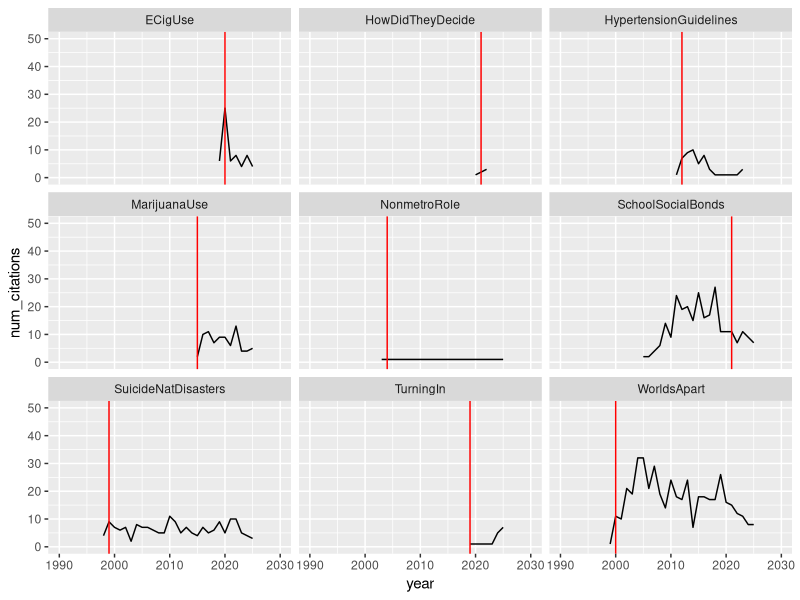
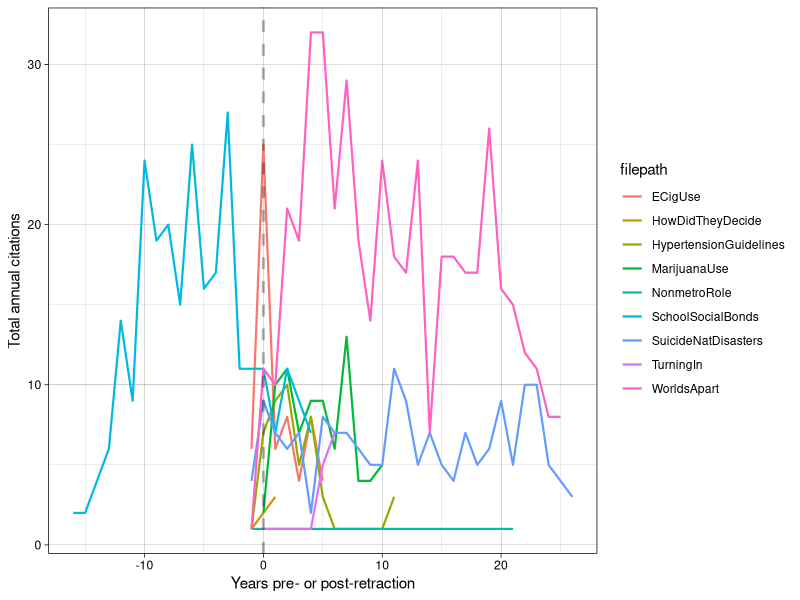
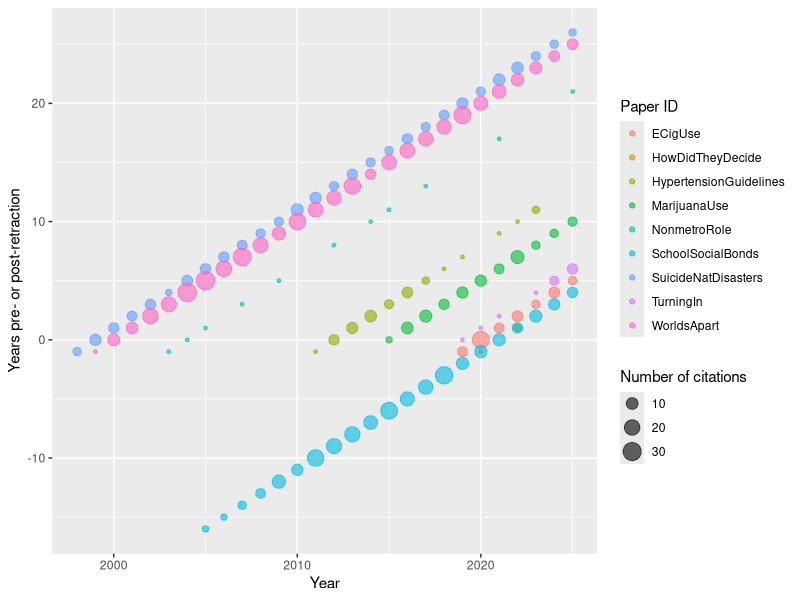

Write R code to recreate these figures, in order.
## ---- chunk 1
library(tidyverse)
library(parallel)
library(lubridate)

knitr::opts_chunk$set(echo = TRUE)
# setwd(...)

# load data
merged <- read_csv("merged.csv")
refs <- read_csv("citations/refs_merged.csv")
## ---- chunk 2
# add file id column to merged - TODO: move to dc/preprocessing file?
merged <- merged |> mutate(file.id = NA, .before = Title)

merged$file.id[which(merged$Title == 
  "Worlds Apart? The Reception of Genetically Modified Foods in Europe and the U.S."
  )] = "WorldsApart"
merged$file.id[which(merged$Title == 
  "Nonmetropolitan sex-role ideologies: A longitudinal study"
  )] = "NonmetroRole"
merged$file.id[which(merged$Title ==
  "School social bonds, school climate, and school misbehavior: A multilevel analysis"
  )] = "SchoolSocialBonds"
merged$file.id[which(merged$Title ==
  "Suicide after natural disasters"
  )] = "SuicideNatDisasters"
merged$file.id[which(merged$Title ==
  "Electronic cigarette use and myocardial infarction among adults in the US Population Assessment of Tobacco and Health"
  )] = "ECigUse"
merged$file.id[which(merged$Title ==
  "The verdict is in: How did they decide? Using drivers' self-reported data to understand officers' decision making during traffic stop encounters"
  )] = "HowDidTheyDecide"
merged$file.id[which(merged$Title ==
  "Chronic adolescent marijuana use as a risk factor for physical and mental health problems in young adult men"
  )] = "MarijuanaUse"
merged$file.id[which(merged$Title ==
  "Tuning in, not turning out: Evaluating the impact of ethnic television on political participation"
  )] = "TurningIn"
merged$file.id[which(merged$Title ==
  "Implications of new hypertension guidelines in the United States"
  )] = "HypertensionGuidelines"

# add retraction dates to refs
refs <- refs |> mutate(ret.date = NA, .after = year)

for (r in 1:nrow(refs)) {
  ix = which(refs$filepath[r] == merged$file.id)
  refs$ret.date[r] = merged$RetractionDate[ix]
}

# add retraction years to refs
refs <- refs |> mutate(ret.year = NA, .after = ret.date)

for (r in 1:nrow(refs)) {
  ix = which(refs$filepath[r] == merged$file.id)
  refs$ret.year[r] = merged$RetractionYear[ix]
}

# number of citations per paper
refs |> group_by(filepath) |> count()

# number of citations per paper by year
refsbyyear <- refs |> group_by(filepath, year, ret.year) |>
  summarise(num_citations = n())
(head(refsbyyear, 20))
## ---- chunk 3
# plot citations by year
refsbyyear |> 
  group_by(filepath) |>
  ggplot(aes(x = year, y = num_citations)) +
    geom_line() +
    geom_vline(aes(xintercept = ret.year), colour = "red") +
    xlim(1990, 2030) +
    ylim(0, 50) +
    facet_wrap(~filepath)

## ---- chunk 4
refsbyyear |> group_by(filepath, year <= ret.year) |>
  count()
## ---- chunk 5
# create flag
refs <- refs |> mutate(ref.same.year = (year == ret.year))

# number citing papers retracted during the publication year
refs |> group_by(ref.same.year) |> summarise(n())

# number with available publication date
refs |> group_by(ref.same.year, !is.na(pub.date)) |> summarise(n())
## ---- chunk 6
# setwd(...)

# refs |> filter(ref.same.year == TRUE) |>
#   select(title, authors.list, year, pub.date, doi) |>
#   write.csv(file = "refs_same_year.csv")

# manually pull and add dates to sheet, export to CSV

# Searched on WOS and Scopus. Could typically find data on WOS 
# directly, on Scopus, viewed article page on Publisher
# website or on Proquest/SagePub/EBSCOHost through UM library
## ---- chunk 7
# read edited file into new df
refs_manual <- read.csv("refs_same_year_final.csv")
## ---- chunk 8
month.names <- c(
  'JAN' = 1,
  'FEB' = 2,
  'MAR' = 3,
  'APR' = 4,
  'MAY' = 5,
  'JUN' = 6,
  'JUL' = 7,
  'AUG' = 8,
  'SEP' = 9,
  'OCT' = 10,
  'NOV' = 11,
  'DEC' = 12
)

get.date <- function(datestr) {
  # split into vector of (MONTH, [DAY], YEAR)
  datevec = str_split(datestr, pattern = '\\s') |> unlist()
  
  # convert year, month to numeric
  # check for date, if yes, convert to numeric
  year = datevec[length(datevec)]
  month = month.names[datevec[1]] |> unname()
  day = ifelse(length(datevec) > 2, datevec[2], NA)
  
  return(c(year, month, day))
}

refs$pub.year = numeric(nrow(refs))
refs$pub.month = numeric(nrow(refs))
refs$pub.day = numeric(nrow(refs))

for (r in 1:nrow(refs)) {
  # if pub.date data is provided, use get.date function
  if (!is.na(refs$pub.date[r])) {
    datevec = get.date(refs$pub.date[r])
    refs$pub.year[r] = datevec[1]
    refs$pub.month[r] = datevec[2]
    refs$pub.day[r] = datevec[3]
  }
  # if pub.date is not provided, use manually pulled data if available
  else {
    # check if doi is available
    if (!is.na(refs$doi[r])) {
      ix = which(refs$doi[r] == refs_manual$doi)
    }
    # else compare titles, publication years for match
    else {
      ix = which((refs$title[r] == refs_manual$title) &
                   (refs$year[r] == refs_manual$year))
    }
    
    # check whether replacement exists
    if (length(ix) == 0) {
      # if not, insert NAs
      refs$pub.year[r] = NA
      refs$pub.month[r] = NA
      refs$pub.day[r] = NA
    }
    # if so, replace
    else {
      refs$pub.year[r] = refs_manual$pub.year.manual[ix]
      refs$pub.month[r] = refs_manual$pub.month.manual[ix]
      refs$pub.day[r] = refs_manual$pub.date.manual[ix]
    }
  }
}
## ---- chunk 9
# add retraction months to refs
refs <- refs |> mutate(
  ret.month = mdy_hm(ret.date) %>% month(),
  .after = ret.year
)

# add retraction date specifically to refs
refs <- refs |> mutate(
  ret.day = mdy_hm(ret.date) %>% mday(),
  .after = ret.month
)

# number citing papers retracted during the publication month
refs |> group_by((year == ret.year) & (pub.month == ret.month)) |> summarise(n())
## ---- chunk 10
refs |> group_by(filepath, ((year < ret.year) | ((year == ret.year) & (pub.month < ret.month)))) |> 
  count()
## ---- chunk 11
refs <- refs |> mutate(pub.year.norm = year - ret.year)


refs |> group_by(filepath, pub.year.norm) |>
  count() |>
  ggplot(aes(x = pub.year.norm, y = n, color = filepath)) +
    geom_line(linewidth = 0.75) +
    geom_vline(aes(xintercept = 0), linewidth = 1, linetype = "dashed",
               color = "black", alpha = 0.3) +
    xlab("Years pre- or post-retraction") +
    ylab("Total annual citations") +
    theme(legend.title = "Paper ID") +
    theme_linedraw()
## ---- chunk 12
refs |> group_by(filepath, year, pub.year.norm) |>
  count() |>
  ggplot(aes(x = year, y = pub.year.norm, size = n, colour = filepath)) +
    geom_point(alpha = 0.6) +
    labs(x = "Year", y = "Years pre- or post-retraction",
         size = "Number of citations", colour = "Paper ID")
